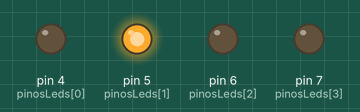
A sketch run on a simulated Arduino Uno, built with avr-gcc and run on an emulated ATmega328P. On the bench: output pins drawn as LEDs (lit = HIGH).

Above: at 0.3 s.
At 0.7 s:
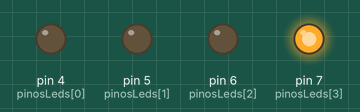
At 1.0 s:
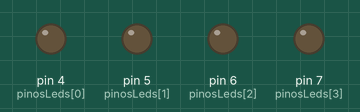
At 1.8 s:
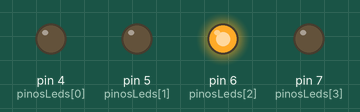
At 2.7 s:
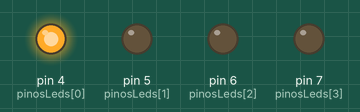
Timing chart, 0 to 3.0 s (numbered marks = the images above):
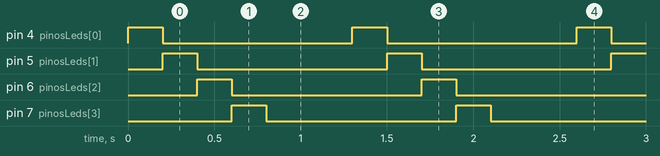

Measured:
- by itself, pin 4 (pinosLeds[0]), pin 5 (pinosLeds[1]), pin 6 (pinosLeds[2]), pin 7 (pinosLeds[3]): alternates HIGH for 0.20 s and LOW for 1.1 s
- by itself, everything shown: repeats every 1.3 s, in 5 steps

The sketch:

blink_led_test.ino
```cpp
// Definição dos pinos que serão testados
const int pinosLeds[] = {4, 5, 6, 7};
const int numLeds = 4;

void setup() {
  // Configura todos os pinos como saída
  for (int i = 0; i < numLeds; i++) {
    pinMode(pinosLeds[i], OUTPUT);
  }
}

void loop() {
  // Percorre cada LED da lista
  for (int i = 0; i < numLeds; i++) {
    digitalWrite(pinosLeds[i], HIGH); // Liga o LED
    delay(200);                        // Espera 200ms
    digitalWrite(pinosLeds[i], LOW);  // Desliga o LED
  }

  // Pequena pausa antes de reiniciar a sequência
  delay(500);
}
```
